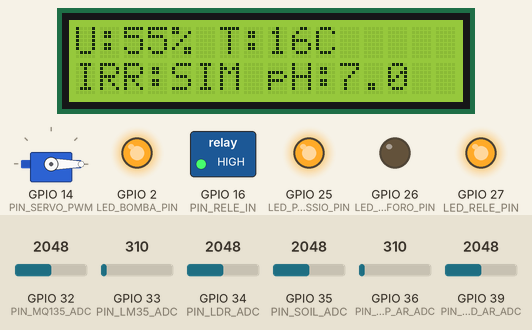
The sketch below on a simulated ESP32. On the bench: servo, 16×2 character LCD, switched loads named in the sketch (green lamp = pin HIGH), output pins drawn as LEDs (lit = HIGH). The inputs (shaded band) are chosen by the test bench; at power-on: GPIO 35 (PIN_SOIL_ADC) = 2048, GPIO 32 (PIN_MQ135_ADC) = 2048, GPIO 36 (PIN_TEMP_AR_ADC) = 310, GPIO 33 (PIN_LM35_ADC) = 310, GPIO 34 (PIN_LDR_ADC) = 2048, GPIO 39 (PIN_UMID_AR_ADC) = 2048. WiFi joins after 1.5 s; servers stay silent unless stated; uploads are accepted with an empty reply; random numbers use the default seed unless the sketch sets one; what the sketch prints to the serial monitor is not drawn.

Above: at 6.9 s.
7.0 s: GPIO 35 (PIN_SOIL_ADC) set to 2179
12.6 s: GPIO 35 (PIN_SOIL_ADC) set to 2285
At 16.7 s:
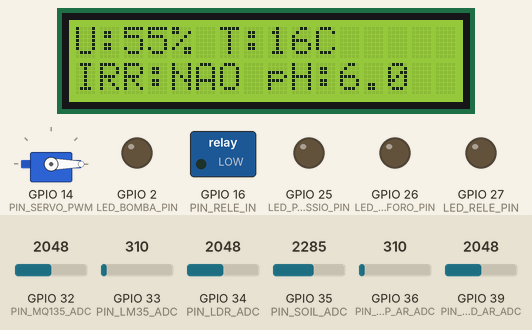
22.6 s: GPIO 32 (PIN_MQ135_ADC) set to 2159
At 26.8 s:
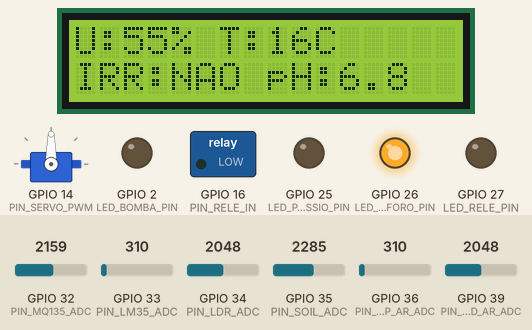
32.6 s: GPIO 35 (PIN_SOIL_ADC) set to 1228
At 36.8 s:
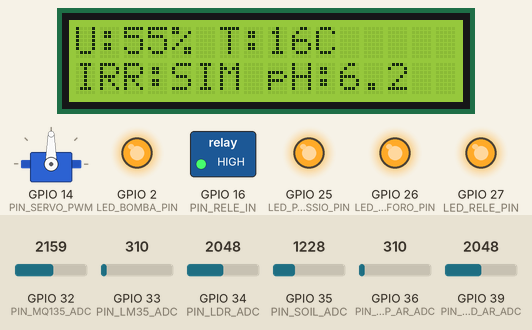
42.6 s: GPIO 32 (PIN_MQ135_ADC) set to 1228
At 46.8 s:
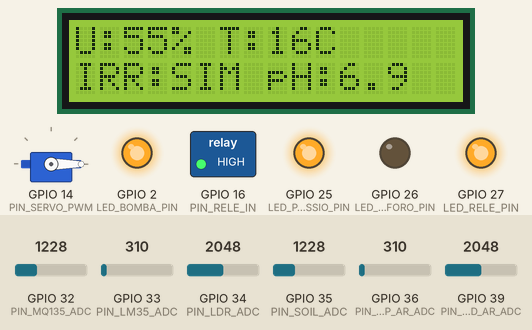
47.6 s: GPIO 36 (PIN_TEMP_AR_ADC) set to 372
At 51.8 s:
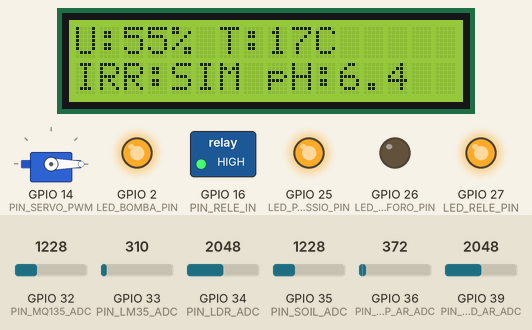
Timing chart, 0 to 53.3 s (numbered marks = the images above; inputs shaded):
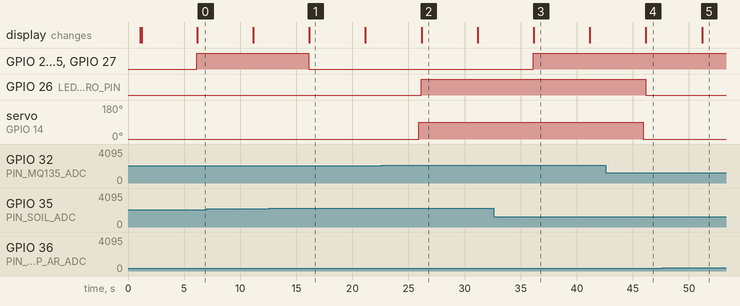

The sketch:

main.ino
```cpp
#include <WiFi.h>
#include <HTTPClient.h>
#include <ArduinoJson.h>

#include <Wire.h>
#include <LiquidCrystal_I2C.h>
#include <ESP32Servo.h>

// ----------- REDE / ENDPOINTS -----------
#define WIFI_SSID   "Wokwi-GUEST"
#define WIFI_PASS   ""
#define API_BASE    "http://192.168.0.73:5000"
#define URL_STATUS   API_BASE "/status-irrigacao"
#define URL_LEITURAS API_BASE "/leituras/batch"

// -------------- PINAGEM -----------------
// Sensores analógicos de temperatura e umidade do ar (substituindo DHT22)
#define PIN_TEMP_AR_ADC  36  // Sensor de temperatura analógico
#define PIN_UMID_AR_ADC  39  // Potenciômetro simulando umidade do ar

// LM35 (substituindo DS18B20 - analógico no GPIO33)
#define PIN_LM35_ADC  33

// LDR (divisor)
#define PIN_LDR_ADC   34
// Umidade Solo (Potenciômetro simulando sensor capacitivo)
#define PIN_SOIL_ADC  35
// MQ-135 (A0)
#define PIN_MQ135_ADC 32
// Servo (janela)
#define PIN_SERVO_PWM 14
// Relé (irrigação)
#define PIN_RELE_IN   16

// LEDs (opcional)
#define LED_RELE_PIN     27
#define LED_BOMBA_PIN     2
#define LED_FOSFORO_PIN  26
#define LED_POTASSIO_PIN 25

// ------------- OBJETOS ---------------
// LCD I2C - endereço 0x27, 16 colunas, 2 linhas
LiquidCrystal_I2C lcd(0x27, 16, 2);
Servo servoJanela;

// --------- CÓDIGOS DE SENSOR (BD) ---------
#define COD_TEMP_AR   "DHT22_TEMP_AR_ESP32_01"
#define COD_UMID_AR   "DHT22_UMID_AR_ESP32_01"
#define COD_TEMP_SOLO "LM35_TEMP_SOLO_01"
#define COD_UMID_SOLO "CAP_SOLO_ESP32_01"
#define COD_LUX       "LDR_LUX_ESP32_01"
#define COD_CO2       "MQ135_CO2_ESP32_01"

// --------- PARÂMETROS / REGRAS ----------
const uint32_t INTERVALO_MS   = 5000;
const float    TH_SOIL_PCT    = 55.0;
const float    TH_TEMP_AR_ABR = 30.0;
const float    TH_CO2_ABR     = 1200.0;

unsigned long ultimoCiclo = 0;

// ---------- CONVERSÕES SIMPLES ----------
float mq135_to_ppm(int adc) { return map(adc, 0, 4095, 350, 2000); }
float soil_to_percent(int adc) {
  float pct = (adc / 4095.0f) * 100.0f;
  return constrain(pct, 0.0f, 100.0f);
}
float ldr_to_index(int adc) {
  float pct = (adc / 4095.0f) * 100.0f;
  return constrain(pct, 0.0f, 100.0f);
}
float lm35_to_celsius(int adc) {
  float voltage = (adc / 4095.0f) * 3.3f;
  float temperature = voltage / 0.01f;

  if (temperature > 50.0f) {
    temperature = 20.0f + ((temperature - 50.0f) * 0.3f);
  }

  return constrain(temperature, 15.0f, 35.0f);
}
float temp_sensor_to_celsius(int adc) {
  float temp = map(adc, 0, 4095, 15, 40);
  return constrain(temp, 15.0f, 40.0f);
}
float humidity_to_percent(int adc) {
  float humidity = map(adc, 0, 4095, 20, 90);
  return constrain(humidity, 20.0f, 90.0f);
}

// -------------- WIFI / LCD --------------
void conectaWiFi() {
  WiFi.mode(WIFI_STA);
  WiFi.begin(WIFI_SSID, WIFI_PASS);
  Serial.print("Conectando ao Wi-Fi");
  for (int i=0; i<60 && WiFi.status()!=WL_CONNECTED; i++) { delay(250); Serial.print("."); }
  Serial.println(WiFi.status()==WL_CONNECTED? " OK!" : " FALHA (offline).");
}

void lcdInit() {
  Serial.println("Inicializando LCD I2C...");

  // Inicializa LCD I2C (sem Wire.begin explícito - já é chamado automaticamente)
  lcd.init();
  lcd.backlight();
  lcd.clear();
  delay(100);

  // Mostra mensagem inicial
  lcd.setCursor(0, 0);
  lcd.print("Estufa Intelig.");
  lcd.setCursor(0, 1);
  lcd.print("Inicializando...");

  Serial.println("LCD I2C inicializado - deve aparecer no display");
  delay(3000);
}

void lcdResumo(float umAr, float phFake, bool irrig, float tAr) {
  // Display virtual no Serial Monitor (mais confiável)
  Serial.println("==================== DISPLAY ====================");
  Serial.printf("║ Temp AR: %2.0f°C    Umidade AR: %2.0f%%         ║\n", tAr, umAr);
  Serial.printf("║ Irrigacao: %-3s     pH Solo: %-4.1f          ║\n",
                irrig ? "SIM" : "NAO", phFake);
  Serial.println("==================================================");

  // Tenta atualizar LCD físico também (caso funcione)
  lcd.clear();
  lcd.setCursor(0, 0);
  lcd.print("U:");
  if (umAr > 0) {
    lcd.print((int)umAr);
  } else {
    lcd.print("--");
  }
  lcd.print("% T:");
  if (tAr > 0) {
    lcd.print((int)tAr);
  } else {
    lcd.print("--");
  }
  lcd.print("C");

  lcd.setCursor(0, 1);
  lcd.print("IRR:");
  lcd.print(irrig ? "SIM" : "NAO");
  lcd.print(" pH:");
  lcd.print(phFake, 1);
}

// -------------- LEITURAS --------------
bool lerSensoresAnalogicos(float &tAr, float &uAr) {
  float sumTemp = 0, sumHum = 0;
  int validReadings = 0;

  for (int i = 0; i < 5; i++) {
    int tempRaw = analogRead(PIN_TEMP_AR_ADC);
    int humRaw = analogRead(PIN_UMID_AR_ADC);

    if (tempRaw >= 0 && tempRaw <= 4095 && humRaw >= 0 && humRaw <= 4095) {
      sumTemp += temp_sensor_to_celsius(tempRaw);
      sumHum += humidity_to_percent(humRaw);
      validReadings++;
    }
    delay(20);
  }

  if (validReadings > 0) {
    tAr = sumTemp / validReadings;
    uAr = sumHum / validReadings;
    return true;
  }
  return false;
}

bool lerLM35(float &t) {
  float sum = 0;
  int validReadings = 0;

  for (int i = 0; i < 10; i++) {
    int adc = analogRead(PIN_LM35_ADC);
    if (adc >= 0 && adc <= 4095) {
      sum += lm35_to_celsius(adc);
      validReadings++;
    }
    delay(10);
  }

  if (validReadings > 0) {
    t = sum / validReadings;
    return true;
  }
  return false;
}

// -------------- API AUX ----------------
bool podeIrrigarAgora() {
  if (WiFi.status()!=WL_CONNECTED) return true;
  HTTPClient http; http.begin(URL_STATUS);
  int code=http.GET(); if(code!=200){ http.end(); return true; }
  StaticJsonDocument<128> doc;
  if (deserializeJson(doc, http.getString())) { http.end(); return true; }
  http.end();
  return (bool)(doc["pode_irrigar"] | true);
}

void enviaBatch(float tAr, float uAr, float tSolo, float uSoloPct, float luxIdx, float co2ppm) {
  if (WiFi.status()!=WL_CONNECTED) { Serial.println("Wi-Fi off, nao enviando."); return; }
  StaticJsonDocument<512> doc; JsonArray arr = doc.to<JsonArray>();
  auto add=[&](const char* cod, float valor, const char* unit){
    JsonObject o=arr.createNestedObject(); o["codigo_sensor"]=cod; o["valor"]=valor;
    JsonObject raw=o.createNestedObject("raw_data"); raw["unit"]=unit;
  };
  add(COD_TEMP_AR, tAr, "C");
  add(COD_UMID_AR, uAr, "%");
  add(COD_TEMP_SOLO, tSolo, "C");
  add(COD_UMID_SOLO, uSoloPct, "%");
  add(COD_LUX,      luxIdx, "idx");
  add(COD_CO2,      co2ppm, "ppm");

  String payload; serializeJson(arr, payload);
  HTTPClient http; http.begin(URL_LEITURAS); http.addHeader("Content-Type","application/json");
  int code=http.POST(payload); String resp=http.getString(); http.end();
  Serial.printf("POST %s -> %d | %s\n", URL_LEITURAS, code, resp.c_str());
}

// ------------------ SETUP -------------------
void setup() {
  Serial.begin(115200);
  delay(1000);

  Serial.println("=== SISTEMA DE ESTUFA INTELIGENTE ===");
  Serial.println("Versão com sensores analógicos");
  Serial.println("=====================================");

  // Configura pinos de saída
  pinMode(PIN_RELE_IN, OUTPUT); digitalWrite(PIN_RELE_IN, LOW);
  pinMode(LED_RELE_PIN, OUTPUT); pinMode(LED_BOMBA_PIN, OUTPUT);
  pinMode(LED_FOSFORO_PIN, OUTPUT); pinMode(LED_POTASSIO_PIN, OUTPUT);
  digitalWrite(LED_RELE_PIN, LOW); digitalWrite(LED_BOMBA_PIN, LOW);
  digitalWrite(LED_FOSFORO_PIN, LOW); digitalWrite(LED_POTASSIO_PIN, LOW);

  // Inicializa sensores analógicos
  Serial.println("Configurando sensores analógicos...");
  pinMode(PIN_TEMP_AR_ADC, INPUT);
  pinMode(PIN_UMID_AR_ADC, INPUT);
  pinMode(PIN_LM35_ADC, INPUT);
  pinMode(PIN_LDR_ADC, INPUT);
  pinMode(PIN_SOIL_ADC, INPUT);
  pinMode(PIN_MQ135_ADC, INPUT);

  // Teste dos sensores analógicos
  Serial.println("Testando sensores de ar...");
  int testTempAr = analogRead(PIN_TEMP_AR_ADC);
  int testHumAr = analogRead(PIN_UMID_AR_ADC);
  Serial.printf("Sensores AR - Temp ADC: %d, Umid ADC: %d\n", testTempAr, testHumAr);

  // Inicializa Servo
  Serial.println("Inicializando Servo...");
  ESP32PWM::allocateTimer(0); ESP32PWM::allocateTimer(1);
  ESP32PWM::allocateTimer(2); ESP32PWM::allocateTimer(3);
  servoJanela.setPeriodHertz(50);
  servoJanela.attach(PIN_SERVO_PWM, 500, 2400);
  servoJanela.write(0);

  // Inicializa LCD I2C (biblioteca inicializa I2C automaticamente)
  Serial.println("Inicializando LCD I2C...");
  lcdInit();

  // Conecta WiFi
  Serial.println("Conectando WiFi...");
  conectaWiFi();

  Serial.println("=== SETUP CONCLUÍDO ===\n");
}

// ------------------- LOOP -------------------
void loop() {
  if (millis()-ultimoCiclo < INTERVALO_MS) {
    delay(50);
    return;
  }
  ultimoCiclo = millis();

  Serial.println("=== NOVO CICLO DE LEITURAS ===");

  float umAr, tAr, tSolo;
  bool okAr = lerSensoresAnalogicos(tAr, umAr);
  bool okLM35 = lerLM35(tSolo);

  int ldrRaw  = analogRead(PIN_LDR_ADC);
  int soilRaw = analogRead(PIN_SOIL_ADC);
  int mqRaw   = analogRead(PIN_MQ135_ADC);
  int lm35Raw = analogRead(PIN_LM35_ADC);
  int tempArRaw = analogRead(PIN_TEMP_AR_ADC);
  int humArRaw = analogRead(PIN_UMID_AR_ADC);

  Serial.printf("RAW -> LDR=%d | SOIL=%d | MQ=%d | LM35=%d | TempAr=%d | HumAr=%d\n",
                ldrRaw, soilRaw, mqRaw, lm35Raw, tempArRaw, humArRaw);

  float luxIdx   = ldr_to_index(ldrRaw);
  float uSoloPct = soil_to_percent(soilRaw);
  float co2ppm   = mq135_to_ppm(mqRaw);

  bool abrirJanela = (okAr && (tAr > TH_TEMP_AR_ABR)) || (co2ppm > TH_CO2_ABR);
  servoJanela.write(abrirJanela ? 90 : 0);

  bool seco  = (uSoloPct < TH_SOIL_PCT);
  bool pode  = podeIrrigarAgora();
  bool ok    = okAr && okLM35;
  bool irrigar = seco && pode && ok;

  digitalWrite(PIN_RELE_IN, irrigar ? HIGH : LOW);
  digitalWrite(LED_RELE_PIN, irrigar ? HIGH : LOW);
  digitalWrite(LED_BOMBA_PIN, irrigar ? HIGH : LOW);
  digitalWrite(LED_FOSFORO_PIN, abrirJanela ? HIGH : LOW);
  digitalWrite(LED_POTASSIO_PIN, seco ? HIGH : LOW);

  float phFake = 6.5 + (random(-5,6) / 10.0f);
  lcdResumo(ok?umAr:0, phFake, irrigar, ok?tAr:0);

  Serial.printf("Sensores AR -> %s\n",
    okAr ? (String("T=")+String(tAr,1)+"C H="+String(umAr,0)+"%").c_str() : "ERRO");
  Serial.printf("LM35 -> %s\n",
    okLM35 ? (String("Tsolo=")+String(tSolo,1)+"C").c_str() : "ERRO");

  if (ok) {
    enviaBatch(tAr, umAr, tSolo, uSoloPct, luxIdx, co2ppm);
  } else {
    Serial.println("Leitura invalida; nao enviando.");
  }

  Serial.println("=== FIM DO CICLO ===\n");
}
```

Measured:
- the behaviour switches between 2252 and 2253 on GPIO 35 (PIN_SOIL_ADC) (found by bisection; images 0 and 1)
- the behaviour switches between 2112 and 2113 on GPIO 32 (PIN_MQ135_ADC) (found by bisection; images 1 and 2)
- after the input at 12.6 s, GPIO 2 (LED_BOMBA_PIN), GPIO 16 (PIN_RELE_IN), GPIO 25 (LED_POTASSIO_PIN), GPIO 27 (LED_RELE_PIN): HIGH → LOW after 3.5 s
- after the input at 22.6 s, GPIO 26 (LED_FOSFORO_PIN): LOW → HIGH after 3.5 s; servo on GPIO 14 (PIN_SERVO_PWM): 0° → 90° after 3.3 s
- after the input at 32.6 s, GPIO 2 (LED_BOMBA_PIN), GPIO 16 (PIN_RELE_IN), GPIO 25 (LED_POTASSIO_PIN), GPIO 27 (LED_RELE_PIN): LOW → HIGH after 3.5 s
- after the input at 42.6 s, GPIO 26 (LED_FOSFORO_PIN): HIGH → LOW after 3.5 s; servo on GPIO 14 (PIN_SERVO_PWM): 90° → 0° after 3.3 s
- what the display in image 1 shows lasts 5.0 s, from 16.2 s to 21.2 s
